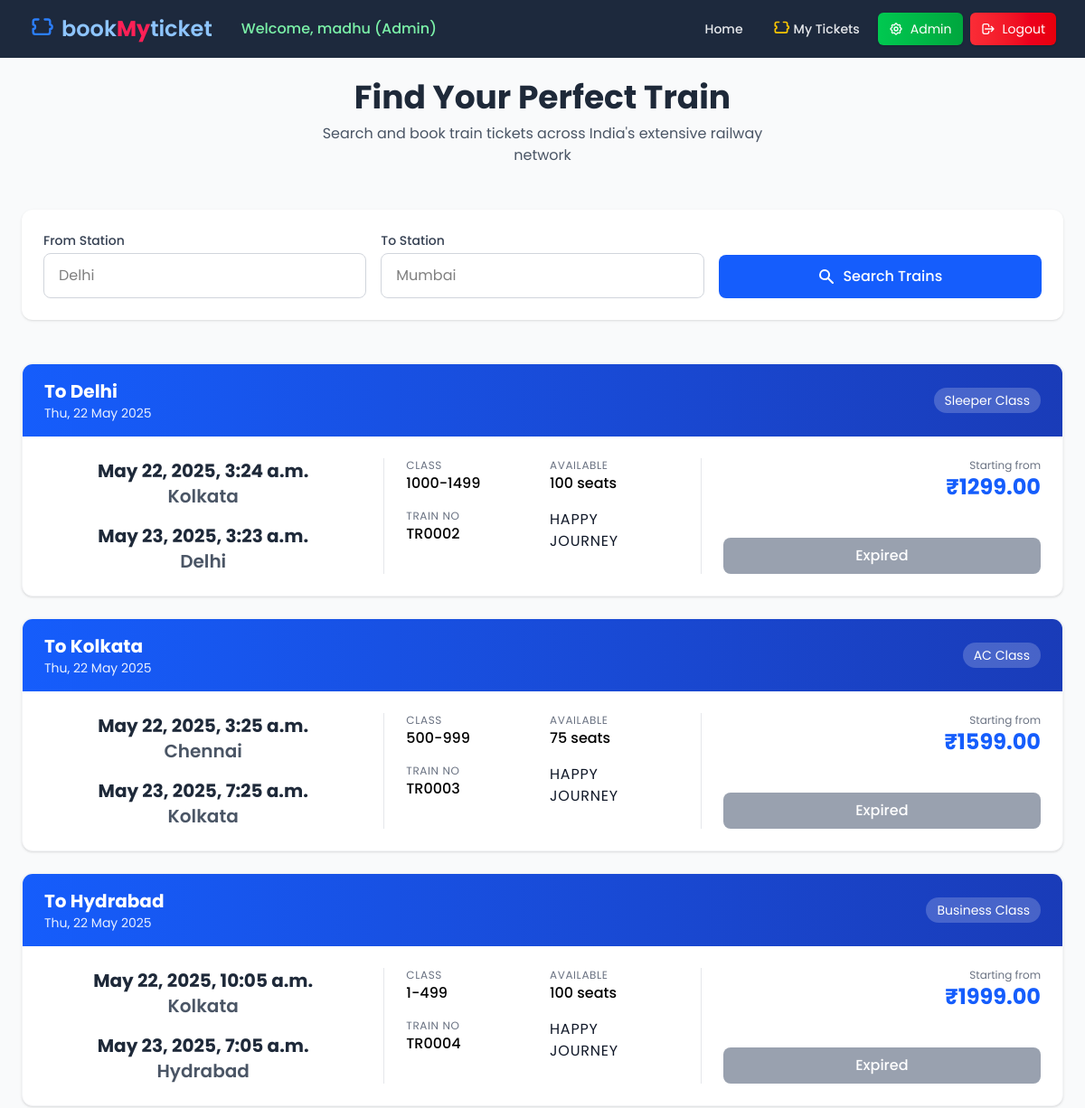
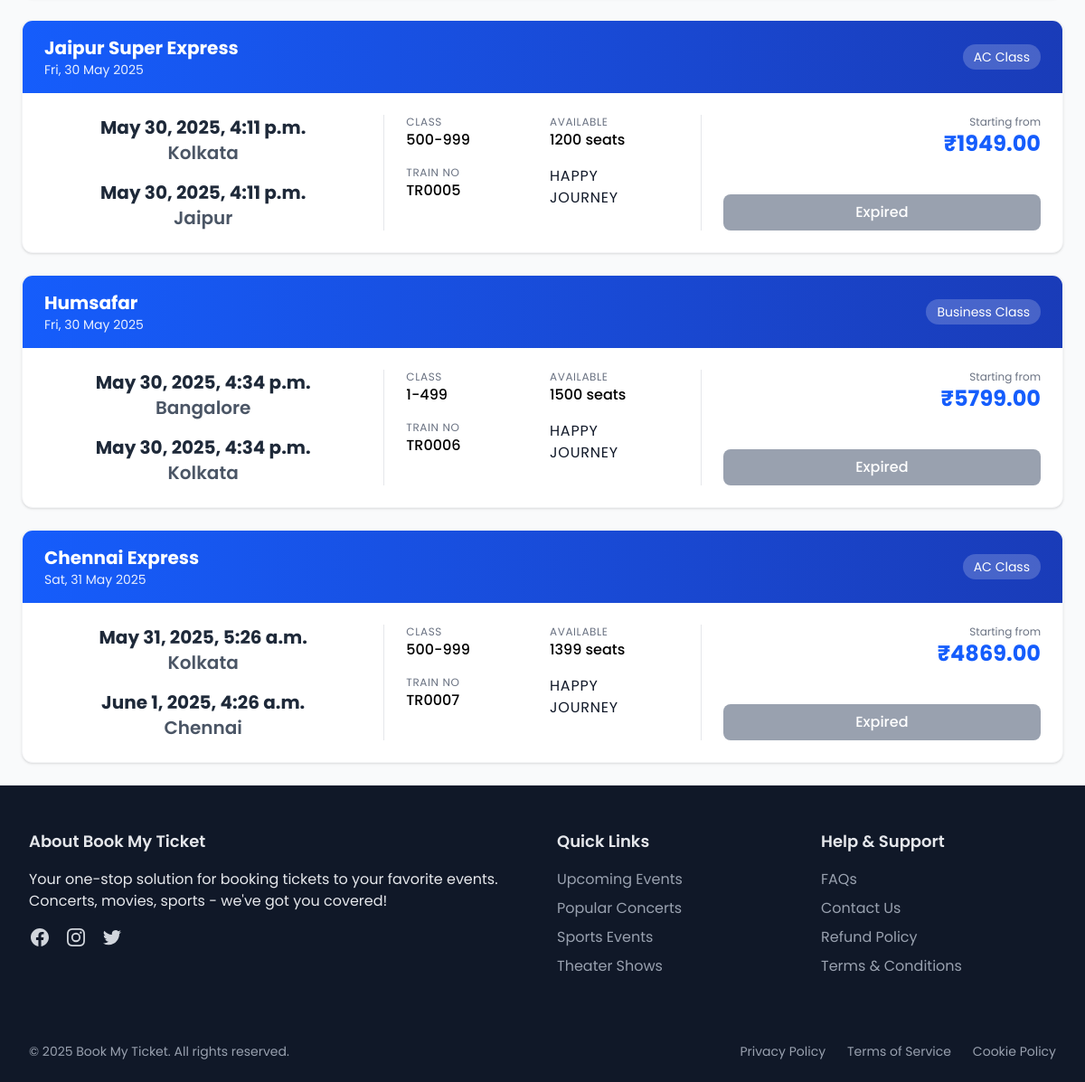
/booking/book/ (signed in), run on the app's committed database (2 pictures, top to bottom).
### booking/models.py (models this page shows, shortened)
class Tickets(models.Model):
    seat_types = [
        ('BU','Business Class'),
        ('AC','AC Class'),
        ('SL','Sleeper Class'),
    ]
    seat_no = [
        ('BU','1-499'),
        ('AC','500-999'),
        ('SL','1000-1499'),
    ]
    name = models.CharField(max_length=20)
    date_time = models.DateTimeField(default=timezone.now)
    type1 = models.CharField(max_length=2, choices=seat_types)
    type2 = models.CharField(max_length=3, choices=seat_no)
    source = models.CharField(max_length=20)
    destination = models.CharField(max_length=20)
    departure_time = models.DateTimeField(default=timezone.now)
    arrival_time = models.DateTimeField(default=timezone.now)
    total_seats = models.PositiveIntegerField()
    price = models.DecimalField(max_digits=10, decimal_places=2)
    @property
    def has_departed(self):
        return timezone.now() > self.departure_time

### booking/views.py (the view)
# urls.py: path('book/',views.book,name='book'),
def book(request):
    source = request.GET.get('source', '')
    destination = request.GET.get('destination', '')
    if source and destination:
        tickets = Tickets.objects.filter(source__icontains=source, destination__icontains=destination)
    elif destination:
        tickets = Tickets.objects.filter(destination__icontains=destination)
    elif source:
        tickets = Tickets.objects.filter(source__icontains=source)
    else:
        tickets = Tickets.objects.all()
    return render(request, 'booking/book.html', {'tickets': tickets})

### booking/templates/booking/book.html (shortened to what this page needs)
{% extends "layout.html" %}
{% block content %}
{% if user.is_authenticated %}
<div class="min-h-screen bg-gray-50 p-4 sm:p-6">
  <div class="max-w-6xl mx-auto">
    <div class="text-center mb-8 sm:mb-12">
      <h1 class="text-3xl sm:text-4xl font-bold text-gray-800 mb-2">Find Your Perfect Train</h1>
      <p class="text-gray-600 max-w-lg mx-auto">Search and book train tickets across India's extensive railway network</p>
    </div>
    <div class="bg-white rounded-xl shadow-sm p-6 mb-8 sm:mb-12">
      <form method="get" class="space-y-4 sm:space-y-0 sm:grid sm:grid-cols-3 sm:gap-4">
        <div>
          <label class="block text-sm font-medium text-gray-700 mb-1">From Station</label>
          <div class="relative">
            <input type="text" name="source" placeholder="Delhi"
                   value="{{ request.GET.source }}"
                   class="w-full px-4 py-3 rounded-lg border border-gray-300 focus:ring-2 focus:ring-blue-500 focus:border-blue-500 transition">
          </div>
        </div>
        <div>
          <label class="block text-sm font-medium text-gray-700 mb-1">To Station</label>
          <div class="relative">
            <input type="text" name="destination" placeholder="Mumbai"
                   value="{{ request.GET.destination }}"
                   class="w-full px-4 py-3 rounded-lg border border-gray-300 focus:ring-2 focus:ring-blue-500 focus:border-blue-500 transition">
          </div>
        </div>
        <div class="flex items-end">
          <button type="submit"
                  class="w-full bg-blue-600 hover:bg-blue-700 text-white font-medium py-3 px-6 rounded-lg transition flex items-center justify-center">
            <svg xmlns="http://www.w3.org/2000/svg" class="h-5 w-5 mr-2" viewBox="0 0 20 20" fill="currentColor">
              <path fill-rule="evenodd" d="M8 4a4 4 0 100 8 4 4 0 000-8zM2 8a6 6 0 1110.89 3.476l4.817 4.817a1 1 0 01-1.414 1.414l-4.816-4.816A6 6 0 012 8z" clip-rule="evenodd" />
            </svg>
            Search Trains
          </button>
        </div>
      </form>
    </div>
    <div class="space-y-6">
      {% for ticket in tickets %}
      <div class="bg-white rounded-xl shadow-sm overflow-hidden hover:shadow-md transition duration-200 border border-gray-100">
        <div class="bg-gradient-to-r from-blue-600 to-blue-800 px-6 py-4 text-white">
          <div class="flex flex-col sm:flex-row sm:items-center sm:justify-between">
            <div class="mb-2 sm:mb-0">
              <h2 class="text-xl font-bold">{{ ticket.name }}</h2>
              <p class="text-sm opacity-90">{{ ticket.date_time|date:"D, d M Y" }}</p>
            </div>
            <span class="text-sm bg-white/20 px-3 py-1 rounded-full">{{ ticket.get_type1_display }}</span>
          </div>
        </div>
        <div class="p-6">
          <div class="grid grid-cols-1 md:grid-cols-3 gap-6">
            <div class="flex flex-col sm:flex-row md:flex-col items-center justify-between">
              <div class="text-center mb-4 sm:mb-0 md:mb-4">
                <p class="text-xl font-bold text-gray-800">{{ ticket.departure_time }}</p>
                <p class="text-xl font-semibold text-gray-600">{{ ticket.source }}</p>
              </div>
              <div class="text-center">
                <p class="text-xl font-bold text-gray-800">{{ ticket.arrival_time }}</p>
                <p class="text-xl font-semibold text-gray-600">{{ ticket.destination }}</p>
              </div>
            </div>
            <div class="border-t md:border-t-0 md:border-l md:border-r border-gray-200 pt-4 md:pt-0 md:px-6">
              <div class="grid grid-cols-2 gap-4">
                <div>
                  <p class="text-xs text-gray-500 uppercase tracking-wider">Class</p>
                  <p class="font-medium">{{ ticket.get_type2_display }}</p>
                </div>
                <div>
                  <p class="text-xs text-gray-500 uppercase tracking-wider">Available</p>
                  <p class="font-medium">{{ ticket.total_seats }} seats</p>
                </div>
                <div>
                  <p class="text-xs text-gray-500 uppercase tracking-wider">Train No</p>
                  <p class="font-medium">TR{{ ticket.id|stringformat:"04d" }}</p>
                </div>
                <div>
                  <p class=" text-gray-900 uppercase tracking-wider">Happy <br> Journey</p>
                </div>
              </div>
            </div>
            <div class="border-t md:border-t-0 border-gray-200 pt-4 md:pt-0 flex flex-col justify-between">
              <div class="text-right mb-4">
                <p class="text-xs text-gray-500">Starting from</p>
                <p class="text-2xl font-bold text-blue-600">₹{{ ticket.price }}</p>
              </div>
              {% if ticket.has_departed %}
                <button class="bg-gray-400 text-white font-medium py-2 px-5 rounded-lg cursor-not-allowed" disabled>
                  Expired
                </button>
              {% endif %}
            </div>
          </div>
        </div>
      </div>
      {% endfor %}
    </div>
  </div>
</div>
{% endif %}
{% endblock content %}

### templates/layout.html (shortened to what this page needs)
{% load static %}
{% load static tailwind_tags %}
{% load django_browser_reload %}
<!DOCTYPE html>
<html lang="en" x-data="{ open: false, scrolled: false }" @scroll.window="scrolled = window.scrollY > 10">
<head>
    {% tailwind_css %}
</head>
<body class="bg-white flex flex-col min-h-screen font-poppins antialiased">
{% block navbar %}
<header class="fixed w-full z-50" :class="{'shadow-lg': scrolled}">
    <nav class="bg-slate-800 transition-slow" :class="{'bg-opacity-95 backdrop-blur-sm': scrolled}">
        <div class="max-w-7xl mx-auto px-4 sm:px-6 lg:px-8">
            <div class="flex justify-between items-center h-16">
                <div class="flex-shrink-0 flex items-center">
                    <a href="{% url 'home' %}" class="flex items-center space-x-2 text-blue-300 font-semibold text-2xl">
                        <svg xmlns="http://www.w3.org/2000/svg" class="w-7 h-7 text-blue-500" fill="none" viewBox="0 0 24 24" stroke="currentColor">
                            <path stroke-linecap="round" stroke-linejoin="round" stroke-width="2"
                                d="M9 3H6a2 2 0 00-2 2v3a2 2 0 010 4v3a2 2 0 002 2h3m6-14h3a2 2 0 012 2v3a2 2 0 010 4v3a2 2 0 01-2 2h-3m-6 0h6" />
                        </svg>
                        <span class="hidden sm:inline">
                            book<span class="text-rose-500 font-bold">My</span>ticket
                        </span>
                    </a>
                </div>
                <div class="hidden md:flex items-center space-x-4 ml-6">
                    {% if user.is_authenticated %}
                        <span class="text-green-300 font-medium text-sm md:text-base">
                            Welcome, {{ user.username }}{% if user.username == 'madhu' %} (Admin){% endif %}
                        </span>
                    {% endif %}
                </div>
                <div class="hidden md:flex items-center space-x-2 ml-auto">
                    <a href="{% url 'home' %}" class="px-3 py-2 rounded-md text-gray-200 hover:text-white hover:bg-slate-700 text-sm font-medium transition-slow">Home</a>
                    {% if user.is_authenticated %}
                    <a href="{% url 'my_tickets' %}" class="flex items-center px-3 py-2 rounded-md text-gray-200 hover:text-white hover:bg-slate-700 text-sm font-medium transition-slow gap-1">
                        <svg xmlns="http://www.w3.org/2000/svg" class="w-5 h-5 text-yellow-400" fill="none" viewBox="0 0 24 24" stroke="currentColor">
                            <path stroke-linecap="round" stroke-linejoin="round" stroke-width="2"
                                    d="M9 3H6a2 2 0 00-2 2v3a2 2 0 010 4v3a2 2 0 002 2h3m6-14h3a2 2 0 012 2v3a2 2 0 010 4v3a2 2 0 01-2 2h-3m-6 0h6" />
                        </svg>
                        My Tickets
                    </a>
                        {% if user.username == 'madhu' %}
                            <a href="/admin/" class="px-3 py-2 rounded-md text-white bg-gradient-to-r from-green-500 to-green-600 hover:from-green-600 hover:to-green-700 transition-slow shadow hover:shadow-lg flex items-center gap-2 text-sm">
                                Admin
                            </a>
                        {% endif %}
                        <a href="{% url 'logout' %}" class="px-3 py-2 rounded-md text-white bg-gradient-to-r from-red-500 to-red-600 hover:from-red-600 hover:to-red-700 transition-slow shadow hover:shadow-lg flex items-center gap-2 text-sm">
                            <svg xmlns="http://www.w3.org/2000/svg" class="h-4 w-4" fill="none" viewBox="0 0 24 24" stroke="currentColor">
                                <path stroke-linecap="round" stroke-linejoin="round" stroke-width="2" d="M17 16l4-4m0 0l-4-4m4 4H7m6 4v1a3 3 0 01-3 3H6a3 3 0 01-3-3V7a3 3 0 013-3h4a3 3 0 013 3v1" />
                            </svg>
                            Logout
                        </a>
                    {% endif %}
                </div>
            </div>
        </div>
    </nav>
</header>
{% endblock %}
<main class="flex-grow pt-16">
    {% block content %}
    {% endblock %}
</main>
{% block footer %}
<footer class="bg-gray-900 text-gray-200 border-t border-gray-200">
    <div class="max-w-7xl mx-auto px-4 sm:px-6 lg:px-8 py-12">
        <div class="grid grid-cols-1 md:grid-cols-4 gap-8">
            <div class="md:col-span-2">
                <h3 class="text-lg font-semibold text-gray-200 mb-4">About Book My Ticket</h3>
                <p class="text-gray-200 mb-4">
                    Your one-stop solution for booking tickets to your favorite events. Concerts, movies, sports - we've got you covered!
                </p>
                <div class="flex space-x-4">
                    <a href="#" class="text-gray-300 hover:text-blue-600 transition-colors">
                    </a>
                    <a href="#" class="text-gray-300 hover:text-pink-500 transition-colors">
                    </a>
                    <a href="#" class="text-gray-300 hover:text-blue-400 transition-colors">
                    </a>
                </div>
            </div>
            <div>
                <h3 class="text-lg font-semibold text-gray-200 mb-4">Quick Links</h3>
                <ul class="space-y-2">
                    <li><a href="#" class="text-gray-400 hover:text-blue-600 transition-colors">Upcoming Events</a></li>
                    <li><a href="#" class="text-gray-400 hover:text-blue-600 transition-colors">Popular Concerts</a></li>
                    <li><a href="#" class="text-gray-400 hover:text-blue-600 transition-colors">Sports Events</a></li>
                    <li><a href="#" class="text-gray-400 hover:text-blue-600 transition-colors">Theater Shows</a></li>
                </ul>
            </div>
            <div>
                <h3 class="text-lg font-semibold text-gray-200 mb-4">Help & Support</h3>
                <ul class="space-y-2">
                    <li><a href="#" class="text-gray-400 hover:text-blue-600 transition-colors">FAQs</a></li>
                    <li><a href="#" class="text-gray-400 hover:text-blue-600 transition-colors">Contact Us</a></li>
                    <li><a href="#" class="text-gray-400 hover:text-blue-600 transition-colors">Refund Policy</a></li>
                    <li><a href="#" class="text-gray-400 hover:text-blue-600 transition-colors">Terms & Conditions</a></li>
                </ul>
            </div>
        </div>
    </div>
    <div class="bg-gray-900 py-6">
        <div class="max-w-7xl mx-auto px-4 sm:px-6 lg:px-8">
            <div class="flex flex-col md:flex-row justify-between items-center">
                <p class="text-sm text-gray-400 mb-4 md:mb-0">
                    &copy; 2025 Book My Ticket. All rights reserved.
                </p>
                <div class="flex space-x-6" >
                    <a href="#" class="text-sm text-gray-400 hover:text-blue-600 transition-colors">Privacy Policy</a>
                    <a href="#" class="text-sm text-gray-400 hover:text-blue-600 transition-colors">Terms of Service</a>
                    <a href="#" class="text-sm text-gray-400 hover:text-blue-600 transition-colors">Cookie Policy</a>
                </div>
            </div>
        </div>
    </div>
</footer>
{% endblock %}
</body>
</html>

### templates/layout.html (style rules this page uses)
.font-poppins { font-family: 'Poppins', sans-serif; }
.transition-slow { transition: all 0.3s ease-in-out; }

### booking/templates/booking/book.html (style rules this page uses)
.transition { transition-property: background-color, border-color, color, fill, stroke, opacity, box-shadow, transform; transition-timing-function: cubic-bezier(0.4, 0, 0.2, 1); transition-duration: 150ms; }

### data on the page
Tickets: name "To Delhi", date_time "Thu, 22 May 2025", type1 "Sleeper Class", departure_time "May 22, 2025, 3:24 a.m.", source "Kolkata", arrival_time "May 23, 2025, 3:23 a.m.", destination "Delhi", type2 "1000-1499", total_seats "100", id "0002", price "1299.00", shows "Expired"
Tickets: name "To Kolkata", date_time "Thu, 22 May 2025", type1 "AC Class", departure_time "May 22, 2025, 3:25 a.m.", source "Chennai", arrival_time "May 23, 2025, 7:25 a.m.", destination "Kolkata", type2 "500-999", total_seats "75", id "0003", price "1599.00", shows "Expired"
Tickets: name "To Hydrabad", date_time "Thu, 22 May 2025", type1 "Business Class", departure_time "May 22, 2025, 10:05 a.m.", source "Kolkata", arrival_time "May 23, 2025, 7:05 a.m.", destination "Hydrabad", type2 "1-499", total_seats "100", id "0004", price "1999.00", shows "Expired"
Tickets: name "Jaipur Super Express", date_time "Fri, 30 May 2025", type1 "AC Class", departure_time "May 30, 2025, 4:11 p.m.", source "Kolkata", arrival_time "May 30, 2025, 4:11 p.m.", destination "Jaipur", type2 "500-999", total_seats "1200", id "0005", price "1949.00", shows "Expired"
Tickets: name "Humsafar", date_time "Fri, 30 May 2025", type1 "Business Class", departure_time "May 30, 2025, 4:34 p.m.", source "Bangalore", arrival_time "May 30, 2025, 4:34 p.m.", destination "Kolkata", type2 "1-499", total_seats "1500", id "0006", price "5799.00", shows "Expired"
Tickets: name "Chennai Express", date_time "Sat, 31 May 2025", type1 "AC Class", departure_time "May 31, 2025, 5:26 a.m.", source "Kolkata", arrival_time "June 1, 2025, 4:26 a.m.", destination "Chennai", type2 "500-999", total_seats "1399", id "0007", price "4869.00", shows "Expired"

### other printed values
{{ user.username }} "madhu"
